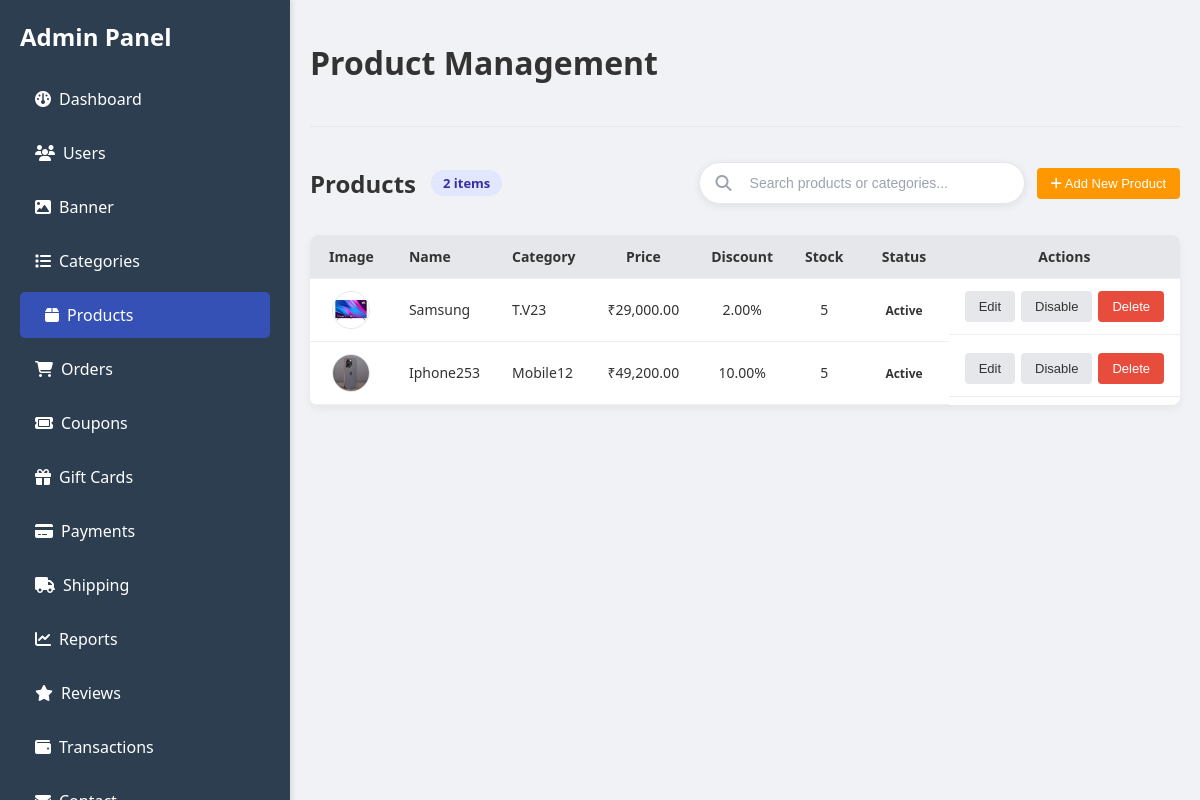
/admin/products.php (signed in), run on the app's committed database.
### tables this page shows
CREATE TABLE `products` (
  `id` int NOT NULL,
  `name` varchar(255) NOT NULL,
  `category_id` int NOT NULL,
  `price` decimal(10,2) NOT NULL,
  `discount` decimal(5,2) NOT NULL,
  `stock` int NOT NULL,
  `image` varchar(255) NOT NULL,
  `description` text NOT NULL,
  `status` enum('active','inactive') NOT NULL,
  `created_at` timestamp NOT NULL
);

CREATE TABLE `categories` (
  `id` int NOT NULL,
  `name` varchar(100) NOT NULL,
  `description` text,
  `image` varchar(255) NOT NULL,
  `sort_order` int DEFAULT '0',
  `is_active` tinyint(1) DEFAULT '1',
  `created_at` timestamp NULL DEFAULT CURRENT_TIMESTAMP,
  `updated_at` timestamp NULL DEFAULT CURRENT_TIMESTAMP ON UPDATE CURRENT_TIMESTAMP
);

### admin/products.php (the view, shortened to what this page needs)
<?php
include '../Database_file/config.php';
$products = [];
$sql = "SELECT p.*, c.name as category_name FROM products p
        LEFT JOIN categories c ON p.category_id = c.id";
$params = [];
$types = "";
$sql .= " ORDER BY p.id DESC";
if (!empty($params)) {
    $stmt = $conn->prepare($sql);
    $stmt->bind_param($types, ...$params);
    $stmt->execute();
    $result = $stmt->get_result();
} else {
    $result = $conn->query($sql);
}
while ($product = $result->fetch_assoc()) {
    $products[] = $product;
}
?>
<!DOCTYPE html>
<html lang="en">
<head>
     <link rel="stylesheet" href="../admin/css/style.css">
    <link rel="stylesheet" href="https://cdnjs.cloudflare.com/ajax/libs/font-awesome/6.5.1/css/all.min.css">
</head>
<body>
    <div class="container">
        <nav class="navbar" id="sidebarNav">
            <div class="navbar-header">
                <h2>Admin Panel</h2>
            </div>
            <ul>
                <li><a href="home.php"><i class="fa-solid fa-gauge" style="margin-right: 8px;"></i>Dashboard</a></li>
                <li><a href="users.php"><i class="fa-solid fa-users" style="margin-right: 8px;"></i>Users</a></li>
                <li><a href="banner.php"><i class="fa-solid fa-image" style="margin-right: 8px;"></i>Banner</a></li>
                <li><a href="categories.php"><i class="fa-solid fa-list" style="margin-right: 8px;"></i>Categories</a></li>
                <li><a href="products.php"><i class="fa-solid fa-box" style="margin-right: 8px;"></i>Products</a></li>
                <li><a href="orders.php"><i class="fa-solid fa-cart-shopping" style="margin-right: 8px;"></i>Orders</a></li>
                <li><a href="coupons.php"><i class="fa-solid fa-ticket" style="margin-right: 8px;"></i>Coupons</a></li>
                <li><a href="Gift.php"><i class="fa-solid fa-gift" style="margin-right: 8px;"></i>Gift Cards</a></li>
                <li><a href="payments.php"><i class="fa-solid fa-credit-card" style="margin-right: 8px;"></i>Payments</a></li>
                <li><a href="shipping.php"><i class="fa-solid fa-truck" style="margin-right: 8px;"></i>Shipping</a></li>
                <li><a href="reports.php"><i class="fa-solid fa-chart-line" style="margin-right: 8px;"></i>Reports</a></li>
                <li><a href="reviews.php"><i class="fa-solid fa-star" style="margin-right: 8px;"></i>Reviews</a></li>
                <li><a href="transactions.php"><i class="fa-solid fa-wallet" style="margin-right: 8px;"></i>Transactions</a></li>
                <li><a href="contact.php"><i class="fa-solid fa-envelope" style="margin-right: 8px;"></i>Contact</a></li>
            </ul>
        </nav>
        <main class="main-content">
            <header>
                <h1>Product Management</h1>
            </header>
            <section class="product-management">
                <div class="product-management-header">
                    <div style="display: flex; align-items: center; gap: 15px; flex-wrap: wrap;">
                        <h2>Products</h2>
                        <span class="product-count-badge"><?php echo count($products); ?> items</span>
                    </div>
                    <div style="display: flex; align-items: center; gap: 12px; flex-wrap: wrap;">
                        <div class="product-search-container">
                            <i class="fa-solid fa-search" style="color: #9ca3af;"></i>
                            <input type="text" id="productSearchInput" placeholder="Search products or categories..." autocomplete="off">
                        </div>
                        <button id="openAddProduct" class="btn btn-primary" type="button"><i class="fa-solid fa-plus"></i> Add New Product</button>
                    </div>
                </div>
                <table class="product-table">
                    <thead>
                        <tr>
                            <th>Image</th>
                            <th>Name</th>
                            <th>Category</th>
                            <th>Price</th>
                            <th>Discount</th>
                            <th>Stock</th>
                            <th>Status</th>
                            <th>Actions</th>
                        </tr>
                    </thead>
                    <tbody id="productTableBody">
                        <?php foreach ($products as $product): ?>
                            <tr data-product-id="<?php echo $product['id']; ?>" data-product-name="<?php echo htmlspecialchars($product['name']); ?>" data-product-status="<?php echo $product['status']; ?>">
                                <td>
                                    <?php if ($product['image']): ?>
                                        <?php
                                            $imgVal = (string)($product['image'] ?? '');
                                            $imgArr = json_decode($imgVal, true);
                                            $thumb = '';
                                            if (is_array($imgArr) && !empty($imgArr)) {
                                                $thumb = $imgArr[0];
                                            } else {
                                                $thumb = $imgVal;
                                            }
                                        ?>
                                        <img src="../assets/img/<?php echo htmlspecialchars($thumb); ?>" alt="<?php echo htmlspecialchars($product['name']); ?>" class="product-image-thumb">
                                    <?php else: ?>
                                        <img src="https://via.placeholder.com/40" alt="No Image" class="product-image-thumb">
                                    <?php endif; ?>
                                </td>
                                <td><?php echo htmlspecialchars($product['name']); ?></td>
                                <td><?php echo htmlspecialchars($product['category_name']); ?></td>
                                <td>₹<?php echo number_format($product['price'], 2); ?></td>
                                <td><?php echo $product['discount']; ?>%</td>
                                <td><?php echo $product['stock']; ?></td>
                                <td><span class="status-badge status-<?php echo $product['status']; ?>"><?php echo ucfirst($product['status']); ?></span></td>
                                <td>
                                    <button type="button" class="btn btn-secondary btn-edit" onclick="editProduct(<?php echo $product['id']; ?>)">Edit</button>
                                    <form method="POST" style="display:inline;">
                                        <button type="submit" class="btn btn-secondary btn-toggle-status">
                                            <?php echo $product['status'] == 'active' ? 'Disable' : 'Enable'; ?>
                                        </button>
                                    </form>
                                    <button type="button" class="btn btn-danger btn-delete" onclick="deleteProduct(<?php echo $product['id']; ?>)">Delete</button>
                                </td>
                            </tr>
                        <?php endforeach; ?>
                    </tbody>
                </table>
            </section>
        </main>
    </div>
</body>
</html>

### admin/css/style.css (style rules this page uses)
body { font-family: 'Segoe UI', Tahoma, Geneva, Verdana, sans-serif; margin: 0; background-color: #ffffff; color: #333; }
.container { display: flex; }
.navbar { width: 290px; background-color: #2c3e50; color: white; height: 100vh; padding: 20px 0; box-shadow: 2px 0 5px rgba(0,0,0,0.1); position: fixed; top: 0; left: 0; overflow-y: auto; display: flex; flex-direction: column; }
.navbar-header { display: flex; justify-content: space-between; align-items: center; padding: 0 20px 15px; flex-shrink: 0; }
.navbar h2 { text-align: center; margin: 0; }
.navbar ul { list-style: none; padding: 0 20px 20px; margin: 0; flex: 1; }
.navbar ul li a { color: white; text-decoration: none; display: block; padding: 12px 15px; margin: 8px 0; border-radius: 5px; transition: background-color 0.3s ease, padding-left 0.3s ease; }
.navbar ul li a.active { background-color: #3551b5; padding-left: 25px; }
.main-content { flex-grow: 1; padding: 20px; margin-left: 290px; }
header { padding-bottom: 20px; border-bottom: 1px solid #e5e7eb; margin-bottom: 20px; }

### admin/products.php (style rules this page uses)
body { font-family: 'Segoe UI', Tahoma, Geneva, Verdana, sans-serif; margin: 0; background-color: #f0f2f5; color: #333333; }
.container { display: flex; }
.main-content { flex-grow: 1; padding: 20px; margin-left: 290px; }
header { padding-bottom: 20px; border-bottom: 1px solid #e5e7eb; margin-bottom: 20px; }
.product-management { margin-top: 20px; }
.product-management-header { display: flex; justify-content: space-between; align-items: center; margin-bottom: 15px; flex-wrap: wrap; gap: 12px; }
.product-search-container { display: flex; align-items: center; gap: 10px; background: #ffffff; padding: 8px 16px; border-radius: 50px; box-shadow: 0 2px 8px rgba(0, 0, 0, 0.08); border: 1px solid #e5e7eb; }
.product-search-container input { border: none; background: transparent; font-size: 14px; outline: none; width: 250px; padding: 4px 8px; }
.product-search-container input::placeholder { color: #9ca3af; }
.product-count-badge { background: #e0e7ff; color: #3730a3; padding: 4px 12px; border-radius: 20px; font-size: 13px; font-weight: 600; }
.product-table { width: 100%; border-collapse: collapse; background-color: #ffffff; border-radius: 8px; overflow: hidden; box-shadow: 0 4px 8px rgba(0, 0, 0, 0.05); }
.product-table th, .product-table td { padding: 12px 16px; text-align: left; border-bottom: 1px solid #eee; font-size: 14px; }
.product-table th { background-color: #e5e7eb; font-weight: 600; }
.product-table th:first-child, .product-table td:first-child { text-align: center; width: 70px; }
.product-table th:nth-child(4), .product-table td:nth-child(4), .product-table th:nth-child(5), .product-table td:nth-child(5), .product-table th:nth-child(6), .product-table td:nth-child(6), .product-table th:nth-child(7), .product-table td:nth-child(7) { text-align: center; }
.product-table th:last-child, .product-table td:last-child { text-align: center; white-space: nowrap; }
.product-table td:last-child { display: flex; justify-content: center; align-items: center; gap: 6px; }
.product-table td:last-child .btn { margin: 0; }
.product-image-thumb { width: 36px; height: 36px; border-radius: 999px; object-fit: cover; background-color: #f3f4f6; display: block; margin: 0 auto; border: 1px solid #e5e7eb; }
.status-badge { padding: 4px 10px; border-radius: 999px; font-size: 12px; font-weight: 600; }
.btn { display: inline-block; padding: 8px 14px; border-radius: 4px; border: none; cursor: pointer; font-size: 13px; font-weight: 500; transition: background-color 0.2s ease, transform 0.2s ease, box-shadow 0.2s ease; }
.btn-primary { background-color: #ff9800; color: #ffffff; }
.btn-secondary { background-color: #e5e7eb; color: #333333; }
.btn-danger { background-color: #e74c3c; color: #ffffff; }

### data on the page
products: shows a picture, name "Samsung", category.name "T.V23", price "29,000.00", discount "2.00", stock "5", status "Active", shows "Disable"
products: shows a picture, name "Iphone253", category.name "Mobile12", price "49,200.00", discount "10.00", stock "5", status "Active", shows "Disable"

### other printed values
count($products) "2"
